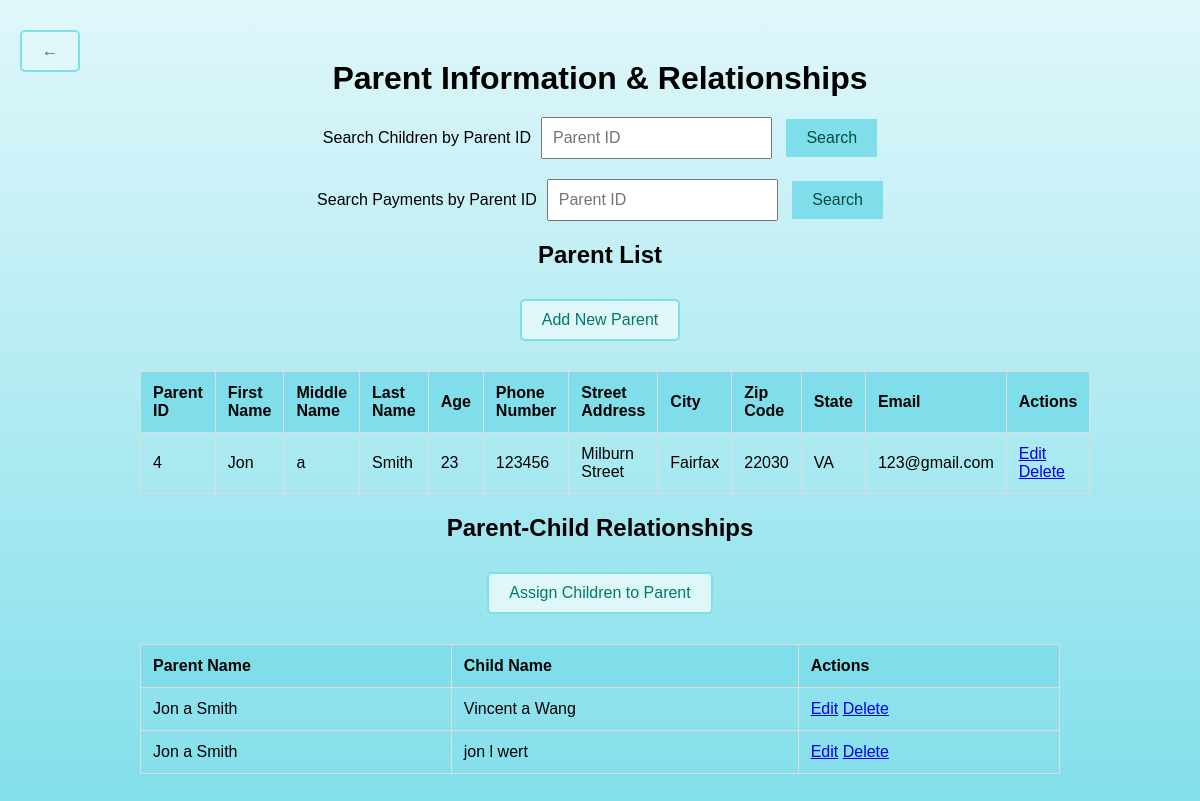
The app's page /myapp/parents/ with its own data.
### myapp/models.py (models this page shows, shortened)
class Parent(models.Model):
    first_name = models.CharField(max_length=50)
    middle_name = models.CharField(max_length=50, blank=True, null=True)
    last_name = models.CharField(max_length=50)
    age = models.IntegerField()
    phone_number = models.CharField(max_length=15)
    street_address = models.CharField(max_length=100)
    city = models.CharField(max_length=50)
    zip_code = models.CharField(max_length=10)
    state = models.CharField(max_length=50)
    email = models.EmailField()

class ParentChildRelationship(models.Model):
    parent = models.ForeignKey(Parent, on_delete=models.CASCADE)
    child = models.ForeignKey(Child, on_delete=models.CASCADE)

class Child(models.Model):
    first_name = models.CharField(max_length=100)
    middle_name = models.CharField(max_length=100, blank=True, null=True)
    last_name = models.CharField(max_length=100)
    age = models.IntegerField()
    date_of_birth = models.DateField()

### myapp/views.py (the view)
# urls.py: path('parents/', views.parent_list, name='parent_list'),
def parent_list(request):
    parents = Parent.objects.all()
    relationships = ParentChildRelationship.objects.all()
    return render(request, 'parent_list.html', {'parents': parents,
                                                'relationships': relationships})

### myapp/templates/parent_list.html (shortened to what this page needs)
<!DOCTYPE html>
<html lang="en">
<head>
</head>
<body>
    <div class="back-button">
        <a href="{% url 'home' %}" class="button">&larr;</a>
    </div>
    <div class="outer-container">
        <div class="container">
            <h1>Parent Information & Relationships</h1>
            <div class="search-bar">
                <label for="search-parentID">Search Children by Parent ID</label>
                <form method="GET" action="{% url 'search_parent' %}">
                    <input type="text" id="search-parentID" name="parentID" placeholder="Parent ID" required>
                    <button type="submit">Search</button>
                </form>
            </div>
            <div class="search-bar">
                <label for="search-parentID-payments">Search Payments by Parent ID</label>
                <form method="GET" action="{% url 'search_payments' %}">
                    <input type="text" id="search-parentID-payments" name="parentID" placeholder="Parent ID" required>
                    <button type="submit">Search</button>
                </form>
            </div>
            <h2>Parent List</h2>
            <a href="{% url 'add_parent' %}" class="button">Add New Parent</a>
            <table>
                <thead>
                    <tr>
                        <th>Parent ID</th>
                        <th>First Name</th>
                        <th>Middle Name</th>
                        <th>Last Name</th>
                        <th>Age</th>
                        <th>Phone Number</th>
                        <th>Street Address</th>
                        <th>City</th>
                        <th>Zip Code</th>
                        <th>State</th>
                        <th>Email</th>
                        <th>Actions</th>
                    </tr>
                </thead>
                <tbody>
                    {% for parent in parents %}
                    <tr>
                        <td>{{ parent.id }}</td>
                        <td>{{ parent.first_name }}</td>
                        <td>{{ parent.middle_name }}</td>
                        <td>{{ parent.last_name }}</td>
                        <td>{{ parent.age }}</td>
                        <td>{{ parent.phone_number }}</td>
                        <td>{{ parent.street_address }}</td>
                        <td>{{ parent.city }}</td>
                        <td>{{ parent.zip_code }}</td>
                        <td>{{ parent.state }}</td>
                        <td>{{ parent.email }}</td>
                        <td>
                            <a href="{% url 'edit_parent' parent.id %}">Edit</a>
                            <a href="{% url 'delete_parent' parent.id %}">Delete</a>
                        </td>
                    </tr>
                    {% endfor %}
                </tbody>
            </table>
            <h2>Parent-Child Relationships</h2>
            <a href="{% url 'assign_child' %}" class="button">Assign Children to Parent</a>
            <table>
                <thead>
                    <tr>
                        <th>Parent Name</th>
                        <th>Child Name</th>
                        <th>Actions</th>
                    </tr>
                </thead>
                <tbody>
                    {% for relationship in relationships %}
                    <tr>
                        <td>{{ relationship.parent.first_name }} {{ relationship.parent.middle_name }} {{ relationship.parent.last_name }}</td>
                        <td>{{ relationship.child.first_name }} {{ relationship.child.middle_name }} {{ relationship.child.last_name }}</td>
                        <td>
                            <a href="{% url 'edit_relationship' relationship.id %}">Edit</a>
                            <a href="{% url 'delete_relationship' relationship.id %}">Delete</a>
                        </td>
                    </tr>
                    {% endfor %}
                </tbody>
            </table>
        </div>
    </div>
</body>
</html>

### myapp/templates/parent_list.html (style rules this page uses)
html, body { height: 100%; margin: 0; padding: 0; font-family: Arial, sans-serif; text-align: center; background: linear-gradient(to bottom, #e0f7fa, #80deea); background-repeat: no-repeat; background-attachment: fixed; }
body { display: flex; justify-content: center; align-items: flex-start; min-height: 100vh; padding-top: 20px; }
.outer-container { width: 100%; display: flex; justify-content: center; align-items: flex-start; box-sizing: border-box; }
.container { width: 80%; padding: 20px; box-sizing: border-box; }
h1, h2, h3 { margin: 20px 0; }
table { width: 100%; margin: 20px 0; border-collapse: collapse; }
th, td { padding: 12px; border: 1px solid #ddd; text-align: left; }
th { background-color: #80deea; }
a.button { display: inline-block; margin: 10px 0; padding: 10px 20px; background-color: #e0f7fa; border: 2px solid #80deea; border-radius: 5px; text-decoration: none; color: #00796b; }
.back-button { position: fixed; top: 20px; left: 20px; }
.back-button a { display: block; padding: 10px 20px; background-color: #e0f7fa; border: 2px solid #80deea; border-radius: 5px; text-decoration: none; color: #00796b; }
.search-bar { margin-top: 20px; display: flex; align-items: center; justify-content: center; }
.search-bar input { padding: 10px; font-size: 16px; margin-left: 10px; }
.search-bar button { padding: 10px 20px; font-size: 16px; background-color: #80deea; border: none; color: #004d40; cursor: pointer; margin-left: 10px; }

### records on screen
Parent: id "4", first_name "Jon", middle_name "a", last_name "Smith", age "23", phone_number "123456", street_address "Milburn Street", city "Fairfax", zip_code "22030", state "VA", email "123@gmail.com"
ParentChildRelationship: parent.first_name "Jon", parent.middle_name "a", parent.last_name "Smith", child.first_name "Vincent", child.middle_name "a", child.last_name "Wang"
ParentChildRelationship: parent.first_name "Jon", parent.middle_name "a", parent.last_name "Smith", child.first_name "jon", child.middle_name "l", child.last_name "wert"
